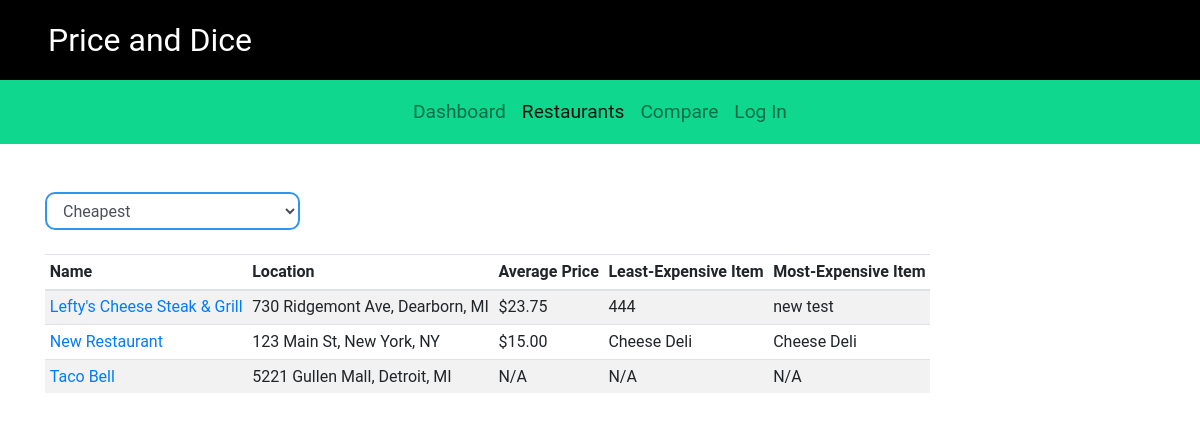
/campus/restaurant_list/, run on the app's committed database.
### campus/models.py (models this page shows, shortened)
class Restaurant(models.Model):
    name = models.CharField(max_length=200)
    location = models.CharField(max_length=200)
    phone_number = models.CharField(max_length=20, default='(xxx) xxx-xxxx')
    description = models.CharField(max_length=300, default='No description added')
    sunday = models.CharField(max_length=20, default=DEFAULT_HOURS)
    monday = models.CharField(max_length=20, default=DEFAULT_HOURS)
    tuesday = models.CharField(max_length=20, default=DEFAULT_HOURS)
    wednesday = models.CharField(max_length=20, default=DEFAULT_HOURS)
    thursday = models.CharField(max_length=20, default=DEFAULT_HOURS)
    friday = models.CharField(max_length=20, default=DEFAULT_HOURS)
    saturday = models.CharField(max_length=20, default=DEFAULT_HOURS)
    item_list = models.ManyToManyField(Item)
    def get_average_price(self):
        item_list = self.item_list.all()
        if not item_list:
            return 'N/A'
        else:
            num_item_list =  0
            total_price = 0
            for i in item_list:
                num_item_list += 1
                total_price += i.price
            return float(total_price / num_item_list)
    def get_min_price(self):
        item_list = self.item_list.all()
        if not item_list:
            return 'N/A'
        else:
            min_price = item_list[0].price
            for i in item_list:
                if i.price < min_price:
                    min_price = i.price
            return min_price
    def get_max_price(self):
        item_list = self.item_list.all()
        if not item_list:
            return 'N/A'
        else:
            max_price = item_list[0].price
            for i in item_list:
                if i.price > max_price:
                    max_price = i.price
            return max_price
    def get_cheapest_item(self):
        item_list = self.item_list.all()
        if not item_list:
            return 'N/A'
        else:
            cheap_price = self.get_min_price()
            cheap_item = None
            for i in item_list:
                if i.price == cheap_price:
                    cheap_item = i.name
                    break
        return cheap_item
    def get_most_expensive(self):
        item_list = self.item_list.all()
        if not item_list:
            return 'N/A'
        else:
            high_price = self.get_max_price()
            expensive_item = None
            for i in item_list:
                if i.price == high_price:
                    expensive_item = i.name
                    break
        return expensive_item

class Item(models.Model):
    price = models.FloatField(default=0)
    name = models.CharField(max_length=50)

### campus/views.py (the view)
# urls.py: path('restaurant_list/', views.restaurant_list, name='restaurant_list'),
def restaurant_list(request):
    restaurant_list = Restaurant.objects.all()
    context = {'restaurant_list': restaurant_list}
    return render(request, 'campus/restaurant-list.html', context)

### campus/templates/campus/restaurant-list.html (shortened to what this page needs)
{% extends "./base.html" %}
{% block restaurant_list_link %}
<li class="nav-item active">
     <a class="nav-link active" href="{% url 'campus:restaurant_list' %}">Restaurants</a>
</li>
{% endblock%}
{% block body %}
<div class="container content-top">
     <div class="row">
          <div class="col-lg-3">
               <select class="form-control blue-input">
                    <option value="1">Cheapest</option>
               </select>
          </div>
     </div>
     <br>
     <div class="row">
          <div class="col-lg-12">
               <table class="table table-sm table-hover table-responsive table-striped">
                    <thead>
                         <tr>
                              <th>Name</th>
                              <th>Location</th>
                              <th>Average Price</th>
                              <th>Least-Expensive Item</th>
                              <th>Most-Expensive Item</th>
                         </tr>
                    </thead>
                    <tbody>
                         {% for restaurant in restaurant_list %}
                         <tr>
                              <td><a href="{% url 'campus:restaurant_detail' restaurant.id %}">{{restaurant.name}}</a></td>
                              <td>{{restaurant.location}}</td>
                              <td>
                                   {% if restaurant.get_average_price != 'N/A' %}
                                   ${{restaurant.get_average_price | floatformat:2}}
                                   {% else %}
                                   {{restaurant.get_average_price}}
                                   {% endif %}
                              </td>
                              <td>{{restaurant.get_cheapest_item}}</td>
                              <td>{{restaurant.get_most_expensive}}</td>
                         </tr>
                         {% endfor %}
                    </tbody>
               </table>
          </div>
     </div>
</div>
{% endblock %}

### campus/static/campus/style.css (style rules this page uses)
body { font-family: 'Roboto', sans-serif; }
.content-top { margin-top: 3rem; }

### campus/static/campus/navbar.css (style rules this page uses)
li.nav-item a.nav-link { display: block; height: 4rem; padding-top: 1.1rem; font-size: 1.2rem; }

### campus/static/campus/inputs.css (style rules this page uses)
.blue-input { border: 2px solid #2F96EF; border-radius: 10px; }

### data on the page
Restaurant: name "Lefty's Cheese Steak & Grill", location "730 Ridgemont Ave, Dearborn, MI", get_average_price "23.75", get_cheapest_item "444", get_most_expensive "new test"
Restaurant: name "New Restaurant", location "123 Main St, New York, NY", get_average_price "15.00", get_cheapest_item "Cheese Deli", get_most_expensive "Cheese Deli"
Restaurant: name "Taco Bell", location "5221 Gullen Mall, Detroit, MI", get_average_price "N/A", get_cheapest_item "N/A", get_most_expensive "N/A"
